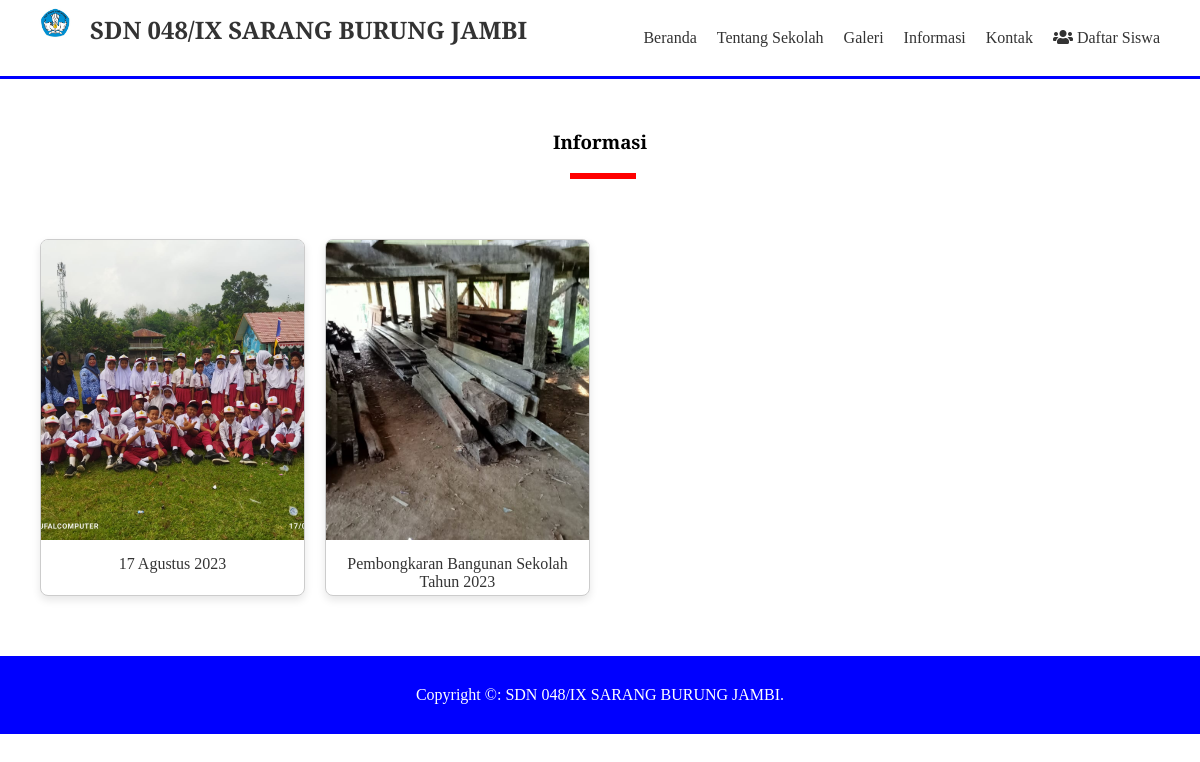
The app's page /informasi.php with its own data.
### tables this page shows
CREATE TABLE `pengaturan` (
  `id` int(11) NOT NULL,
  `nama` varchar(50) NOT NULL,
  `email` varchar(50) NOT NULL,
  `telepon` varchar(20) NOT NULL,
  `alamat` text NOT NULL,
  `logo` varchar(50) NOT NULL,
  `favicon` varchar(50) NOT NULL,
  `tentang_sekolah` text NOT NULL,
  `foto_sekolah` varchar(50) NOT NULL,
  `google_maps` text NOT NULL,
  `nama_kepsek` varchar(50) NOT NULL,
  `foto_kepsek` varchar(50) NOT NULL,
  `sambutan_kepsek` text NOT NULL,
  `created_at` timestamp NOT NULL DEFAULT current_timestamp(),
  `updated_at` datetime DEFAULT NULL
);

CREATE TABLE `informasi` (
  `id` int(11) NOT NULL,
  `judul` varchar(255) NOT NULL,
  `keterangan` text NOT NULL,
  `gambar` varchar(50) NOT NULL,
  `created_at` timestamp NOT NULL DEFAULT current_timestamp(),
  `updated_at` datetime DEFAULT NULL,
  `created_by` int(11) NOT NULL
);

### informasi.php (the view, shortened to what this page needs)
<?php include 'header.php'; ?>
<div class="section">
	<div class="container">
		<h3 class="text-center">Informasi</h3>
		<?php
				$informasi = mysqli_query($conn, "SELECT * FROM informasi ORDER BY id DESC");
				if(mysqli_num_rows($informasi) > 0){
					while ($p = mysqli_fetch_array($informasi)) {
			 ?>
				<div class="col-4">
					<a href="detail-informasi.php?id=<?= $p['id'] ?>" class="thumbnail-link">
					<div class="thumbnail-box">
						<div class="thumbnail-img" style="background-image: url('uploads/informasi/<?= $p['gambar'] ?>');">
						</div>
						<div class="thumbnail-text">
							<?=substr($p['judul'], 0, 50) ?>
						</div>
					</div>
					</a>
				</div>
				<?php }}else{ ?>
					Tidak ada data
				<?php } ?>
	</div>
</div>
<?php include 'footer.php'; ?>

### header.php (shortened to what this page needs)
<?php
	include 'koneksi.php';
	$identitas = mysqli_query($conn, "SELECT * FROM pengaturan ORDER BY id DESC LIMIT 1");
	$d = mysqli_fetch_object($identitas);
 ?>
<!DOCTYPE html>
<html>
<head>
	<link rel="stylesheet" type="text/css" href="assets/css/style.css">
	<link rel="stylesheet" href="https://cdnjs.cloudflare.com/ajax/libs/font-awesome/5.15.3/css/all.min.css" />
</head>
<body>
	<div class="header">
		<div class="container">
			<div class="header-logo">
				<img src="uploads/identitas/<?= $d->logo ?>" width="50px">
				<h2><a href="index.php"><?= $d->nama ?></a></h2>
			</div>
			<ul class="header-menu">
				<li><a href="index.php">Beranda</a></li>
				<li><a href="tentang-sekolah.php">Tentang Sekolah</a></li>
				<li><a href="galeri.php">Galeri</a></li>
				<li><a href="informasi.php">Informasi</a></li>
				<li><a href="kontak.php">Kontak</a></li>
				<li><a href="login.php"><i class="fas fa-users"></i> Daftar Siswa</a></li>
			</ul>
		</div>
	</div>

### footer.php
	<footer>
		<div class="container text-center">
			Copyright &copy: <?= $d->nama ?>.
		</div>
	</footer>
</body>
</html>

### assets/css/style.css (style rules this page uses)
* { margin: 0; padding: 0; font-family: 'Playfair Display', serif; box-sizing: border-box; }
a { text-decoration: 0; }
.container { width: 1140px; margin: 0 auto; }
.container::after { content: ""; display: block; clear: both; }
.text-center { text-align: center !important; }
.header { border-bottom: 3px solid #0000FF; }
.header a { color: #333; }
.header-logo { float: left; line-height: 50px; padding: 5PX 0; }
.header-logo img { float: left; margin-right: 10px; }
.header-logo h2 { float: left; }
.header-menu { float: right; }
.header-menu li { float: left; list-style: none; padding: 29px 10px; }
.section { padding: 100px 0; }
.section h3 { padding-bottom: 25px; margin-bottom: 50px; position: relative; }
.section h3::after { content: ""; display: block; width: 60px; border: 3px solid red; position: absolute; bottom: 0; left: calc(50% - 30px); }
.col-4 { min-height: 200px; width: 25%; float: left; padding: 10px; }
.thumbnail-box { border: 1px solid #ccc; width: 100%; min-height: 200px; background-color: #fff; }
.thumbnail-img { height: 150px; background-repeat: no-repeat; background-size: cover; }
.thumbnail-text { height: 55px; padding: 5px; }
.thumbnail-link { color: #333; }
footer { padding: 30px; background-color: #0000FF; color: #ffff; }

### informasi.php (style rules this page uses)
.section { padding: 50px 0; }
.thumbnail-link { text-decoration: none; color: #333; }
.thumbnail-box { position: relative; overflow: hidden; border-radius: 8px; box-shadow: 0 4px 8px rgba(0, 0, 0, 0.1); transition: transform 0.3s ease-in-out; }
.thumbnail-img { height: 300px; background-size: cover; background-position: center; }
.thumbnail-text { padding: 15px; text-align: center; }

### records on screen
pengaturan: logo (picture), nama "SDN 048/IX SARANG BURUNG JAMBI"
informasi: gambar (picture), judul "17 Agustus 2023"
informasi: gambar (picture), judul "Pembongkaran Bangunan Sekolah Tahun 2023"
